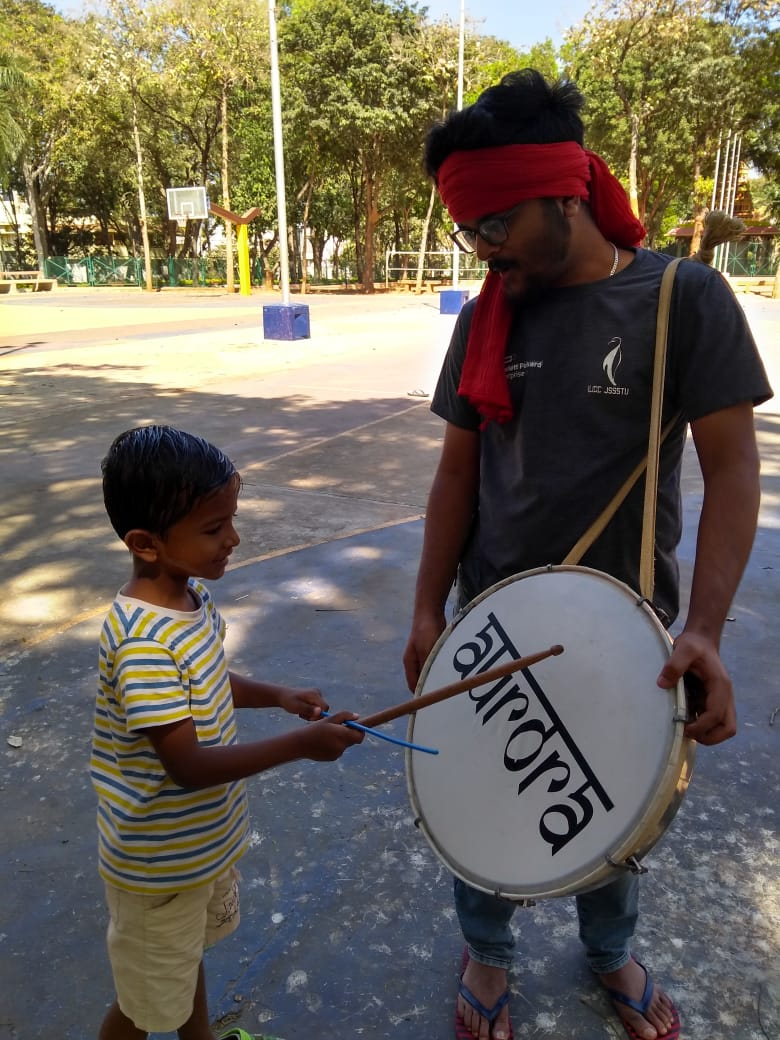
#> input picture 02 Object Detection in Images Video And Camera/images/drum.jpg, 780 x 1040 px, given in place of the camera
$ python 'Detecting Object.py'   (older library calls are emulated)
#> lines starting #> are read from the running program, lines starting #| are printed output that depends on the picture; after the words box and inside, x2 and y2 are one past the last pixel; in counts of white or black regions, pixels touching at a corner belong together


"""
Course:  Training YOLO v3 for Objects Detection with Custom Data

Section-1
Quick Win - Step 2: Simple Object Detection by thresholding with mask
File: detecting-object.py
"""


# Detecting Object with chosen Colour Mask
#
# Algorithm:
# Reading RGB image --> Converting to HSV --> Implementing Mask -->
# --> Finding Contour Points --> Extracting Rectangle Coordinates -->
# --> Drawing Bounding Box --> Putting Label
#
# Result:
# Window with Detected Object, Bounding Box and Label in Real Time


# Importing needed library
import cv2


# Defining lower bounds and upper bounds of founded Mask
min_blue, min_green, min_red = 12, 95, 128
max_blue, max_green, max_red = 255, 255,255

# Getting version of OpenCV that is currently used
# Converting string into the list by dot as separator
# and getting first number
v = cv2.__version__.split('.')[0]

# Defining object for reading video from camera
camera = cv2.VideoCapture(0)


# Defining loop for catching frames
while True:
    # Capture frame-by-frame from camera
    _, frame_BGR = camera.read()
#> frame_BGR is the input picture: shape (1040, 780, 3); mean B, G, R 88.3, 100.1, 107

    # Converting current frame to HSV
    frame_HSV = cv2.cvtColor(frame_BGR, cv2.COLOR_BGR2HSV)
#> frame_HSV: shape (1040, 780, 3); mean H, S, V 70.1, 83.7, 114.3

    # Implementing Mask with founded colours from Track Bars to HSV Image
    mask = cv2.inRange(frame_HSV,
                       (min_blue, min_green, min_red),
                       (max_blue, max_green, max_red))
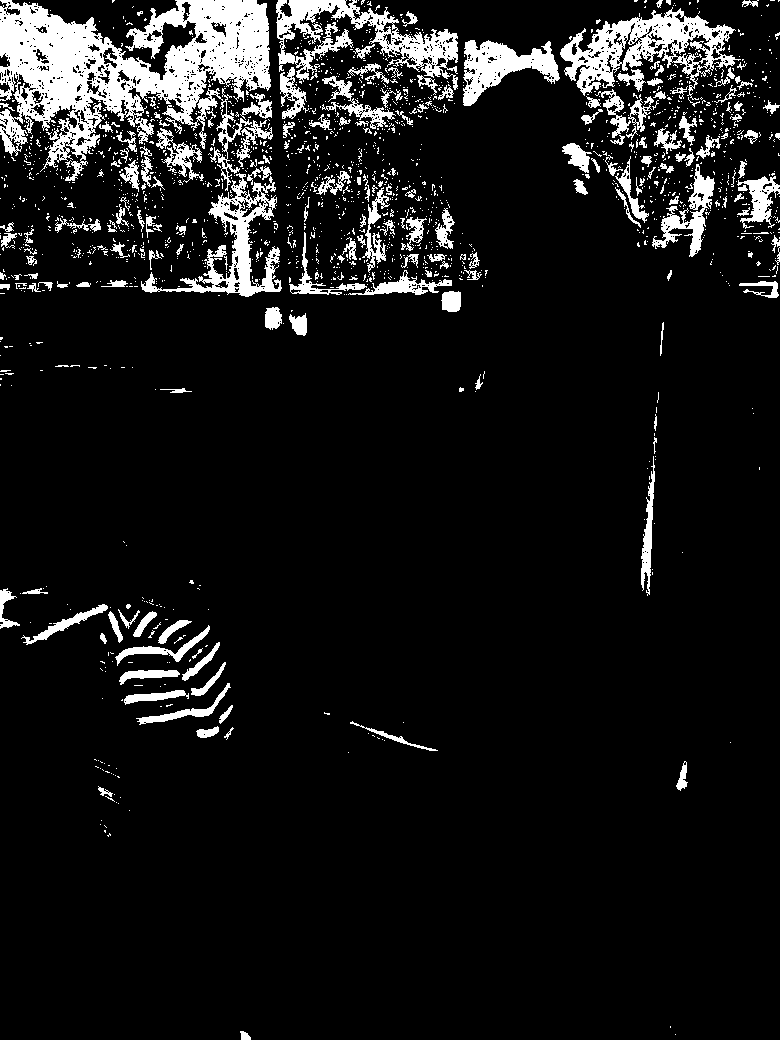
#> mask: shape (1040, 780); 9.3% white; 1731 white regions (1529 under 20 px)

    # Showing current frame with implemented Mask
    # Giving name to the window with Mask
    # And specifying that window is resizable
    cv2.namedWindow('Binary frame with Mask', cv2.WINDOW_NORMAL)
    cv2.imshow('Binary frame with Mask', mask)

    # Finding Contours
    # Pay attention!
    # Different versions of OpenCV returns different number of parameters
    # when using function cv2.findContours()

    # In OpenCV version 3 function cv2.findContours() returns three parameters:
    # modified image, found Contours and hierarchy
    # All found Contours from current frame are stored in the list
    # Each individual Contour is a Numpy array of(x, y) coordinates
    # of the boundary points of the Object
    # We are interested only in Contours

    # Checking if OpenCV version 3 is used
    if v == '3':
        _, contours, _ = cv2.findContours(mask, cv2.RETR_TREE, cv2.CHAIN_APPROX_NONE)

    # In OpenCV version 4 function cv2.findContours() returns two parameters:
    # found Contours and hierarchy
    # All found Contours from current frame are stored in the list
    # Each individual Contour is a Numpy array of(x, y) coordinates
    # of the boundary points of the Object
    # We are interested only in Contours

    # Checking if OpenCV version 4 is used
    else:
        contours, _ = cv2.findContours(mask, cv2.RETR_TREE, cv2.CHAIN_APPROX_NONE)
#> contours = 3258 contours, 2990 with area under 20; largest, box (x1, y1, x2, y2) and area: (0, 0, 271, 191) 25324, (560, 7, 741, 100) 7299, (276, 0, 458, 90) 5228, (141, 173, 282, 297) 4168, (463, 40, 560, 106) 2962

    # Finding the biggest Contour by sorting from biggest to smallest
    contours = sorted(contours, key=cv2.contourArea, reverse=True)

    # Extracting Coordinates of the biggest Contour if any was found
    if contours:
        # Getting rectangle coordinates and spatial size from biggest Contour
        # Function cv2.boundingRect() is used to get an approximate rectangle
        # around the region of interest in the binary image after Contour was found
        (x_min, y_min, box_width, box_height) = cv2.boundingRect(contours[0])
#> x_min = 0; y_min = 0; box_width = 271; box_height = 191

        # Drawing Bounding Box on the current BGR frame
        cv2.rectangle(frame_BGR, (x_min - 15, y_min - 15),
                      (x_min + box_width + 15, y_min + box_height + 15),
                      (0, 255, 0), 3)
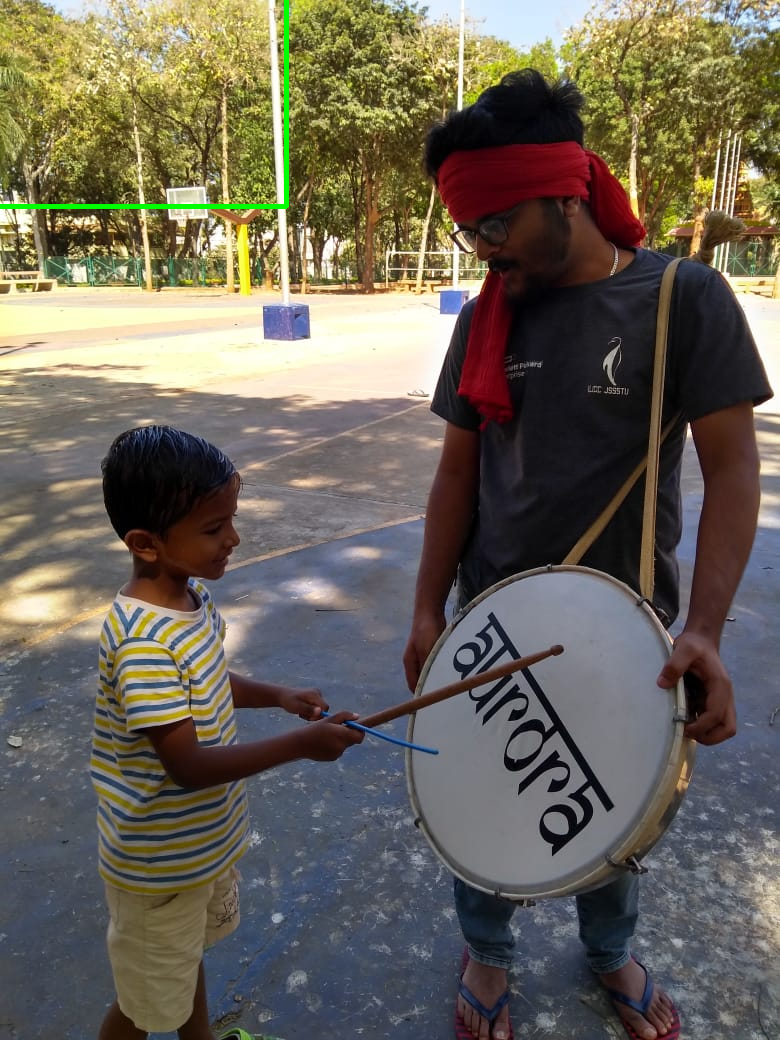
#> frame_BGR: shape (1040, 780, 3); 0.3% of pixels changed, all inside (x1, y1, x2, y2) = (0, 0, 289, 209)

        # Preparing text for the Label
        label = 'Detected Object'

        # Putting text with Label on the current BGR frame
        cv2.putText(frame_BGR, label, (x_min - 5, y_min - 25),
                    cv2.FONT_HERSHEY_SIMPLEX, 1.0, (0, 255, 0), 2)

    # Showing current BGR frame with Detected Object
    # Giving name to the window with Detected Object
    # And specifying that window is resizable
    cv2.namedWindow('Detected Object', cv2.WINDOW_NORMAL)
    cv2.imshow('Detected Object', frame_BGR)

    # Breaking the loop if 'q' is pressed
    if cv2.waitKey(1) & 0xFF == ord('q'):
#> (key q is pressed here)
        break


# Destroying all opened windows
cv2.destroyAllWindows()


"""
Some comments

With OpenCV function cv2.findContours() we find
contours of white object from black background.

There are three arguments in cv.findContours() function,
first one is source image, second is contour retrieval mode,
third is contour approximation method.


In OpenCV version 3 three parameters are returned:
modified image, the contours and hierarchy.
Further reading about Contours in OpenCV v3:
https://docs.opencv.org/3.4/d4/d73/tutorial_py_contours_begin.html


In OpenCV version 4 two parameters are returned:
the contours and hierarchy.
Further reading about Contours in OpenCV v4:
https://docs.opencv.org/4.0.0/d4/d73/tutorial_py_contours_begin.html


Contours is a Python list of all the contours in the image.
Each individual contour is a Numpy array of (x,y) coordinates
of boundary points of the object.

Contours can be explained simply as a curve joining all the
continuous points (along the boundary), having same colour or intensity.
"""

$ run again, on 02 Object Detection in Images Video And Camera/images/me.jpg
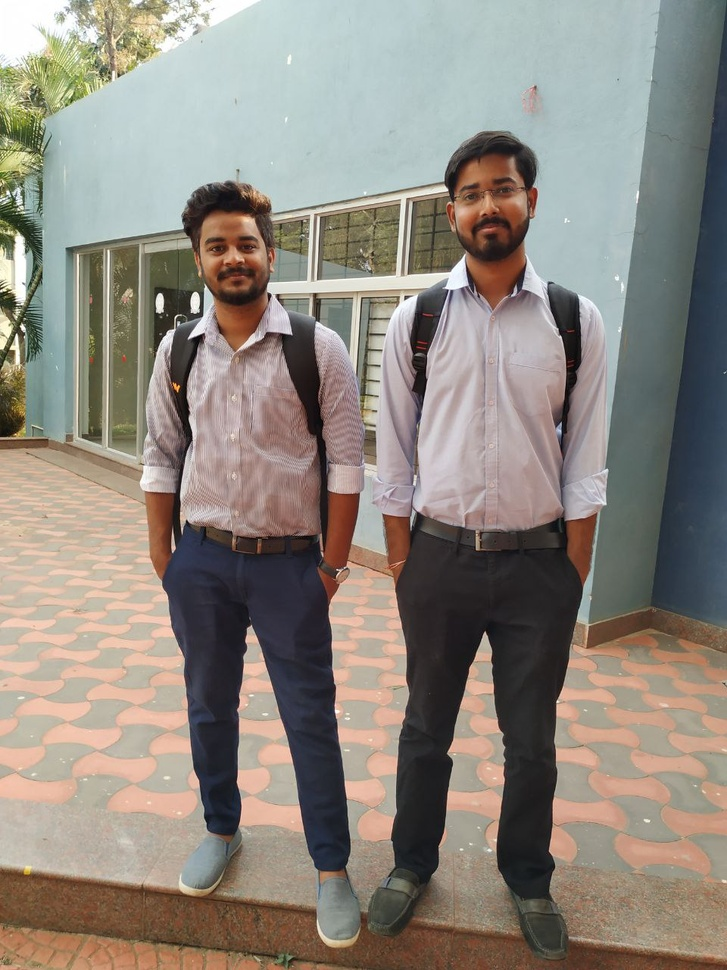
#> input picture 02 Object Detection in Images Video And Camera/images/me.jpg, 727 x 970 px, shrunk from 960 x 1280 before the run, given in place of the camera
#> frame_BGR is the input picture: shape (970, 727, 3); mean B, G, R 126.5, 135.5, 142.8
#> frame_HSV: shape (970, 727, 3); mean H, S, V 56.5, 52.4, 149
#> `mask = cv2.inRange(frame_HSV, (min_blue, min_green, min_red), (max_blu..`:
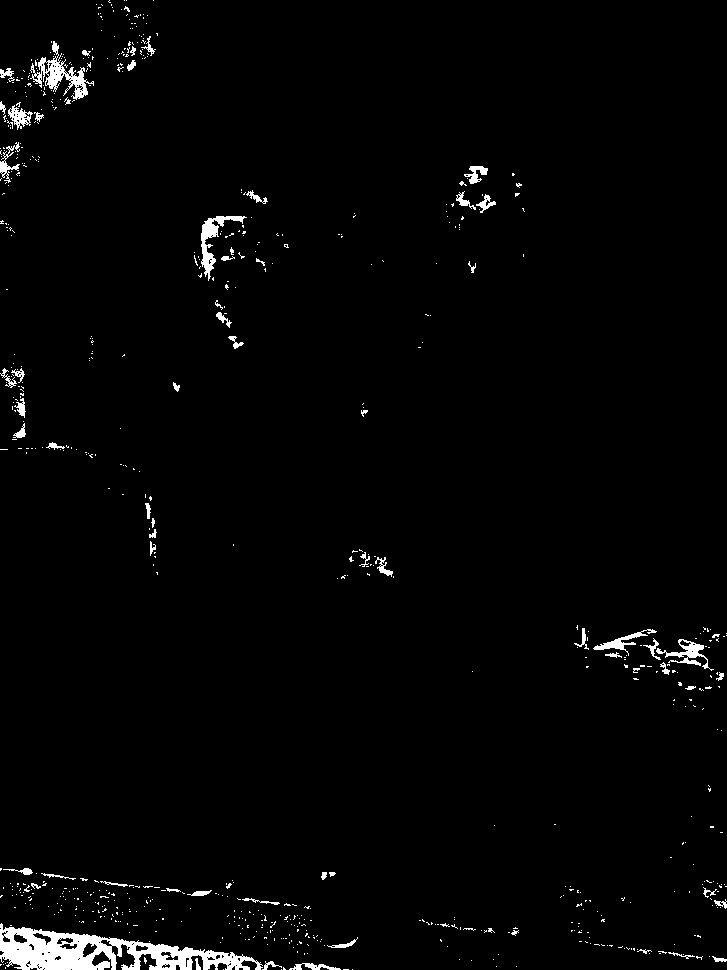
#> mask: shape (970, 727); 2% white; 724 white regions (658 under 20 px)
#> contours = 918 contours, 852 with area under 20; largest, box (x1, y1, x2, y2) and area: (0, 923, 263, 970) 5810, (30, 41, 94, 100) 954, (201, 216, 247, 281) 610, (656, 639, 714, 671) 408, (593, 629, 657, 656) 274
#> x_min = 0; y_min = 923; box_width = 263; box_height = 47
#> `cv2.putText(frame_BGR, label, (x_min - 5, y_min - 25), cv2.FONT_HERSHE..`:
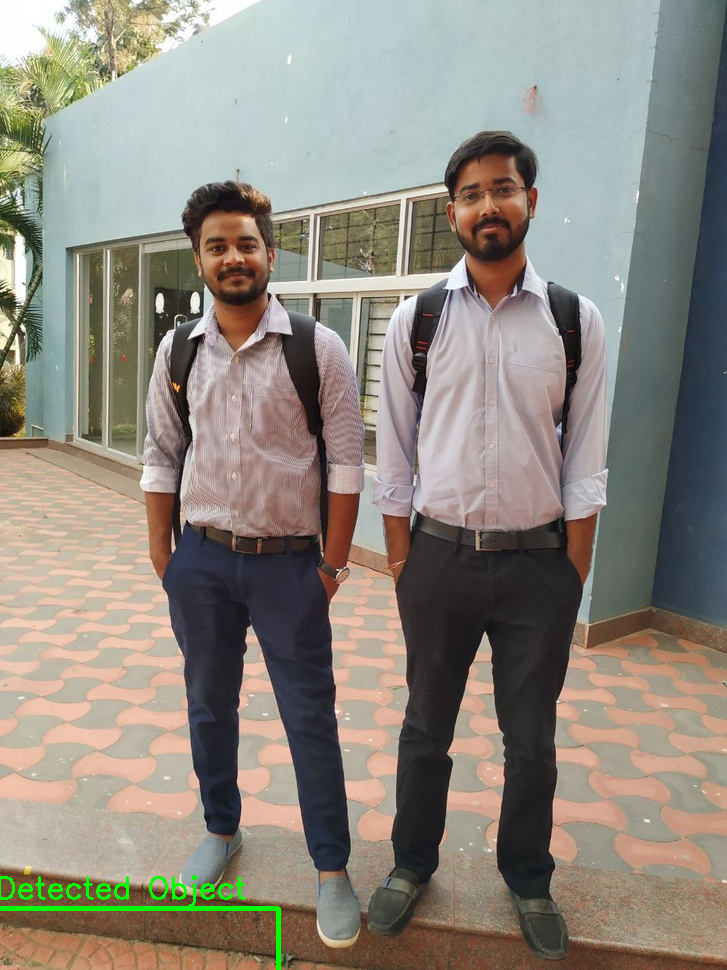
#> frame_BGR: shape (970, 727, 3); mean B, G, R 126.2, 136.4, 142.2

$ run again, on 02 Object Detection in Images Video And Camera/images/original.jpg
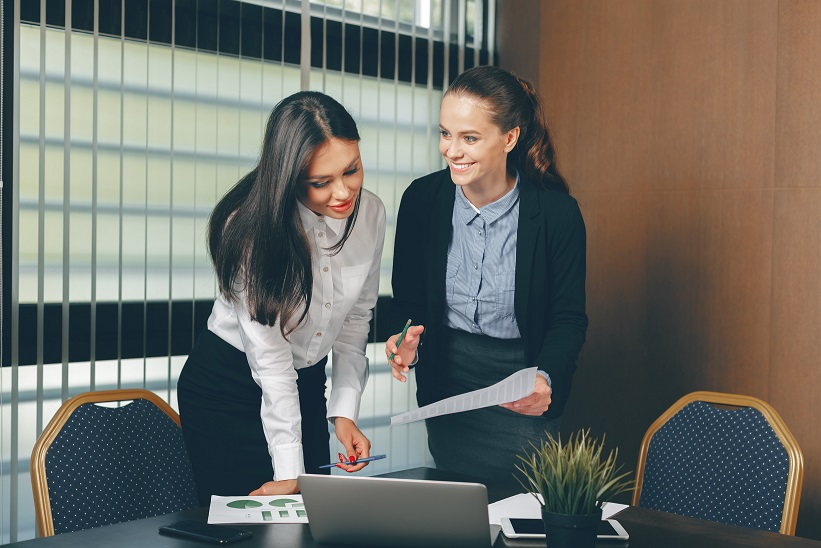
#> input picture 02 Object Detection in Images Video And Camera/images/original.jpg, 821 x 548 px, given in place of the camera
#> frame_BGR is the input picture: shape (548, 821, 3); mean B, G, R 102.4, 108.6, 108.5
#> frame_HSV: shape (548, 821, 3); mean H, S, V 62.7, 79.7, 121.6
#> `mask = cv2.inRange(frame_HSV, (min_blue, min_green, min_red), (max_blu..`:
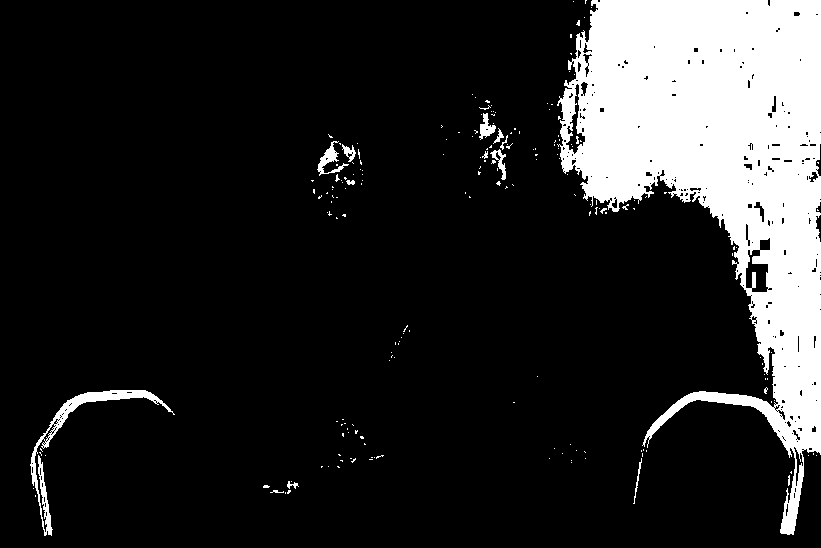
#> mask: shape (548, 821); 15.5% white; 197 white regions (184 under 20 px)
#> contours = 466 contours, 415 with area under 20; largest, box (x1, y1, x2, y2) and area: (557, 0, 821, 535) 67418, (30, 390, 175, 536) 1709, (745, 249, 769, 293) 662, (565, 83, 586, 155) 512, (317, 141, 349, 176) 266
#> x_min = 557; y_min = 0; box_width = 264; box_height = 535
#> `cv2.rectangle(frame_BGR, (x_min - 15, y_min - 15), (x_min + box_width ..`:
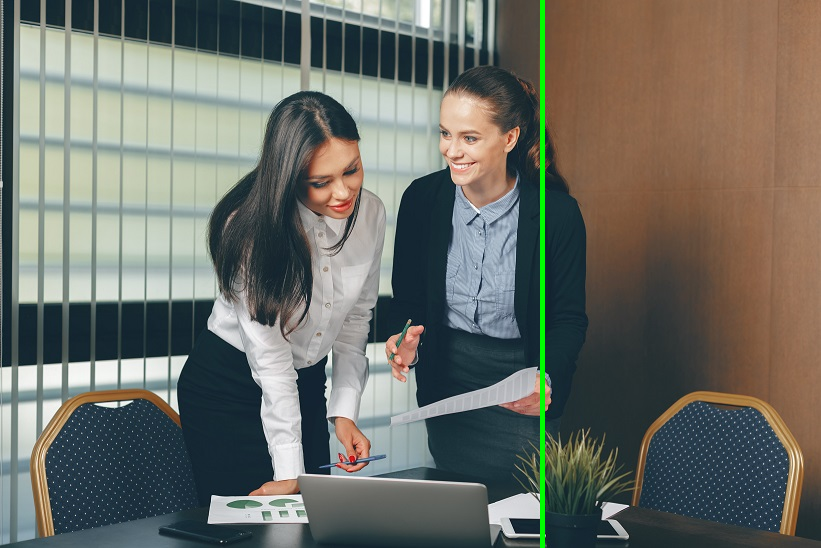
#> frame_BGR: shape (548, 821, 3); 0.61% of pixels changed, all inside (x1, y1, x2, y2) = (540, 0, 545, 548)
